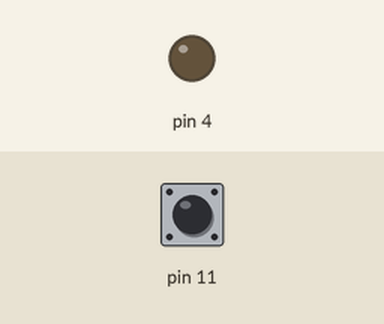
Recording of a sketch running on a simulated Arduino Uno, built with avr-gcc and run on an emulated ATmega328P. Parts: output pins drawn as LEDs (lit = HIGH). The inputs (shaded band) are chosen by the test bench; at power-on: pin 11 HIGH. What the sketch prints to the serial monitor is not drawn.

Above: at 1.2 s.
1.3 s: pin 11 pulled LOW for 0.15 s
At 1.37 s:
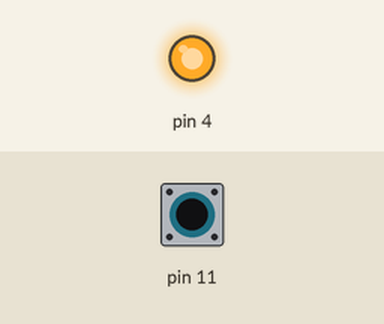
2.9 s: pin 11 pulled LOW for 3.2 s
At 7.3 s:
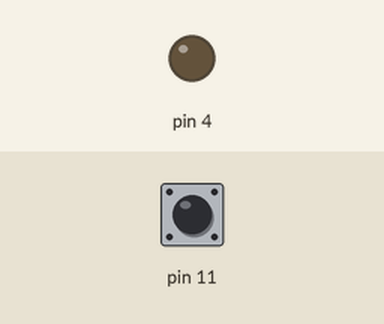
Timing chart, 0 to 8.8 s (numbered marks = the images above; inputs shaded):
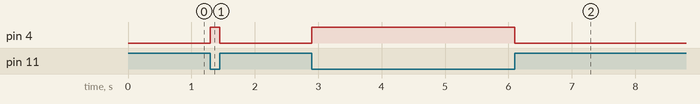

Measured:
- after the input at 1.3 s, pin 4: LOW → HIGH at once, → LOW 0.15 s later
- after the input at 2.9 s, pin 4: LOW → HIGH at once, → LOW 3.2 s later

The sketch:

test_przekaznik.ino
```cpp
void setup() {
  // put your setup code here, to run once:
  Serial.begin(38400);
  pinMode(4,OUTPUT);
  Serial.println("Start");
  pinMode(11,INPUT_PULLUP);
}

void loop() {
  // put your main code here, to run repeatedly:
  if( digitalRead(11) == LOW ) {
    digitalWrite(LED_BUILTIN,HIGH);
    digitalWrite(4,HIGH);
  }
  else {
    digitalWrite(LED_BUILTIN,LOW);
    digitalWrite(4,LOW);
  }
}
```
